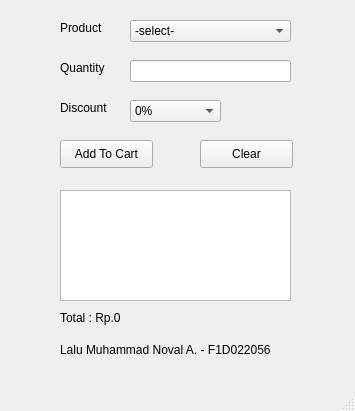
<?xml version="1.0" encoding="UTF-8"?>
<ui version="4.0">
 <class>MainWindow</class>
 <widget class="QMainWindow" name="MainWindow">
  <property name="geometry">
   <rect>
    <x>0</x>
    <y>0</y>
    <width>355</width>
    <height>411</height>
   </rect>
  </property>
  <property name="windowTitle">
   <string>Kasir Sederhana</string>
  </property>
  <widget class="QWidget" name="centralwidget">
   <widget class="QComboBox" name="comboBoxProduk">
    <property name="geometry">
     <rect>
      <x>130</x>
      <y>20</y>
      <width>161</width>
      <height>22</height>
     </rect>
    </property>
    <item>
     <property name="text">
      <string>-select-</string>
     </property>
    </item>
    <item>
     <property name="text">
      <string>Tahu (Rp.2000)</string>
     </property>
    </item>
    <item>
     <property name="text">
      <string>Tempe (Rp.4000)</string>
     </property>
    </item>
    <item>
     <property name="text">
      <string>Ikan (Rp.10,000)</string>
     </property>
    </item>
   </widget>
   <widget class="QLabel" name="label">
    <property name="geometry">
     <rect>
      <x>60</x>
      <y>20</y>
      <width>55</width>
      <height>16</height>
     </rect>
    </property>
    <property name="text">
     <string>Product</string>
    </property>
   </widget>
   <widget class="QLineEdit" name="lineEditJumlah">
    <property name="geometry">
     <rect>
      <x>130</x>
      <y>60</y>
      <width>161</width>
      <height>22</height>
     </rect>
    </property>
   </widget>
   <widget class="QLabel" name="label_2">
    <property name="geometry">
     <rect>
      <x>60</x>
      <y>60</y>
      <width>55</width>
      <height>16</height>
     </rect>
    </property>
    <property name="text">
     <string>Quantity</string>
    </property>
   </widget>
   <widget class="QLabel" name="label_3">
    <property name="geometry">
     <rect>
      <x>60</x>
      <y>100</y>
      <width>55</width>
      <height>16</height>
     </rect>
    </property>
    <property name="text">
     <string>Discount</string>
    </property>
   </widget>
   <widget class="QComboBox" name="comboBoxDiskon">
    <property name="geometry">
     <rect>
      <x>130</x>
      <y>100</y>
      <width>91</width>
      <height>22</height>
     </rect>
    </property>
    <item>
     <property name="text">
      <string>0%</string>
     </property>
    </item>
    <item>
     <property name="text">
      <string>10%</string>
     </property>
    </item>
    <item>
     <property name="text">
      <string>50%</string>
     </property>
    </item>
    <item>
     <property name="text">
      <string>70%</string>
     </property>
    </item>
   </widget>
   <widget class="QPushButton" name="btnAdd">
    <property name="geometry">
     <rect>
      <x>60</x>
      <y>140</y>
      <width>93</width>
      <height>28</height>
     </rect>
    </property>
    <property name="text">
     <string>Add To Cart</string>
    </property>
   </widget>
   <widget class="QPushButton" name="btnClr">
    <property name="geometry">
     <rect>
      <x>200</x>
      <y>140</y>
      <width>93</width>
      <height>28</height>
     </rect>
    </property>
    <property name="text">
     <string>Clear</string>
    </property>
   </widget>
   <widget class="QTextBrowser" name="textBrowser">
    <property name="geometry">
     <rect>
      <x>60</x>
      <y>190</y>
      <width>231</width>
      <height>111</height>
     </rect>
    </property>
   </widget>
   <widget class="QLabel" name="labelTotal">
    <property name="geometry">
     <rect>
      <x>60</x>
      <y>310</y>
      <width>211</width>
      <height>16</height>
     </rect>
    </property>
    <property name="text">
     <string>Total : Rp.0</string>
    </property>
   </widget>
   <widget class="QLabel" name="label_4">
    <property name="geometry">
     <rect>
      <x>60</x>
      <y>340</y>
      <width>231</width>
      <height>20</height>
     </rect>
    </property>
    <property name="text">
     <string>Lalu Muhammad Noval A. - F1D022056</string>
    </property>
   </widget>
  </widget>
  <widget class="QMenuBar" name="menubar">
   <property name="geometry">
    <rect>
     <x>0</x>
     <y>0</y>
     <width>355</width>
     <height>26</height>
    </rect>
   </property>
  </widget>
  <widget class="QStatusBar" name="statusbar"/>
 </widget>
 <resources/>
 <connections/>
</ui>
